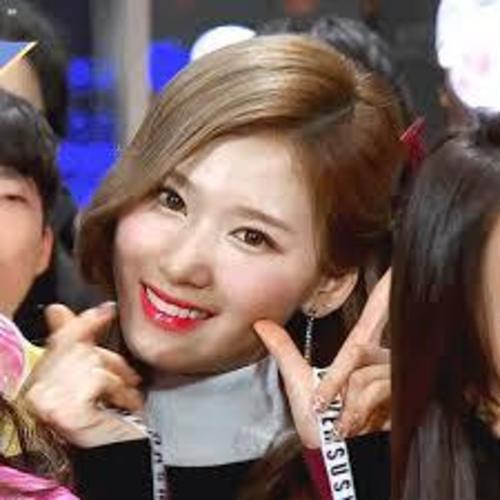
#> input picture images/sana.jpg, 500 x 500 px, found by its file name
$ python Thresholding.py
#> lines starting #> are read from the running program, lines starting #| are printed output that depends on the picture; after the words box and inside, x2 and y2 are one past the last pixel; in counts of white or black regions, pixels touching at a corner belong together
import numpy as np
import cv2

#문턱값(Thresholding Value) = 이 값을 기준으로 상황이 급격하게 변한다는 것을 의미

img = cv2.imread('openCV/images/sana.jpg', cv2.IMREAD_GRAYSCALE)
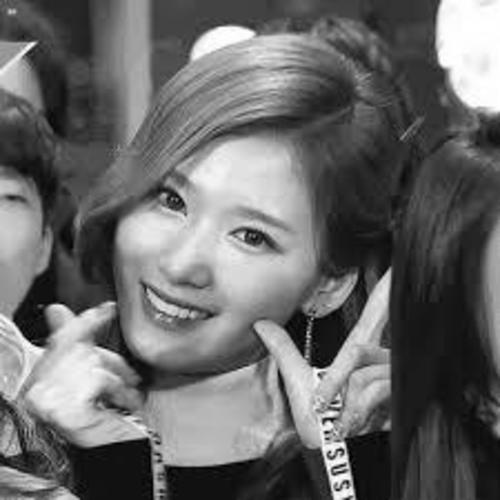
#> img: shape (500, 500); min 0, max 255, mean 104.8
#cv2.threshold(Grayscale 이미지, threshold_value 픽셀 문턱값,
#value 픽셀 문턱값보다 클때 적용되는 최대값 또는 적용되는 플래그에 따라 픽셀 문턱값보다 작을 때 사용되는 최대값)
#,flag 문턱값 적용 방법 또는 스타일)
ret, thr1 = cv2.threshold(img, 127, 255, cv2.THRESH_BINARY)
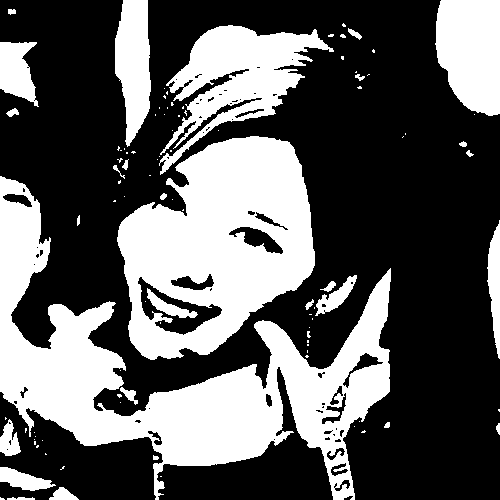
#> thr1: shape (500, 500); 36.9% white; 98 white regions (69 under 20 px), largest, box (x1, y1, x2, y2) and area: (0, 176, 391, 500) 38105, (117, 136, 315, 360) 27535, (159, 25, 334, 175) 9934
#픽셀값이 threshold_value보다 크면 value, 작으면 0
ret, thr2 = cv2.threshold(img, 127, 255, cv2.THRESH_BINARY_INV)
#픽셀값이 threshold_value보다 크면 0, 작으면 value
ret, thr3 = cv2.threshold(img, 127, 255, cv2.THRESH_TRUNC)
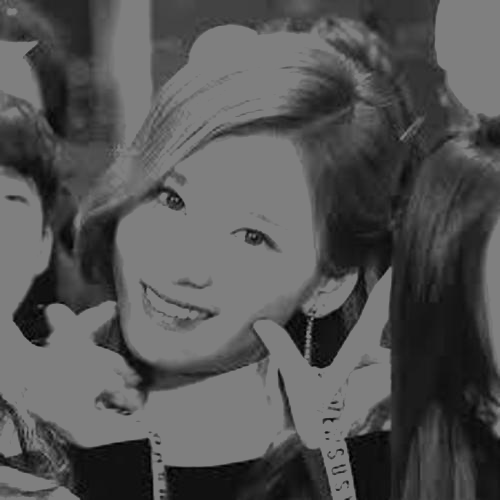
#> thr3: shape (500, 500); min 0, max 127, mean 84.1
#픽셀값이 threshold_value보다 크면 threshold_value, 작으면 픽셀값 그대로
ret, thr4 = cv2.threshold(img, 127, 255, cv2.THRESH_TOZERO)
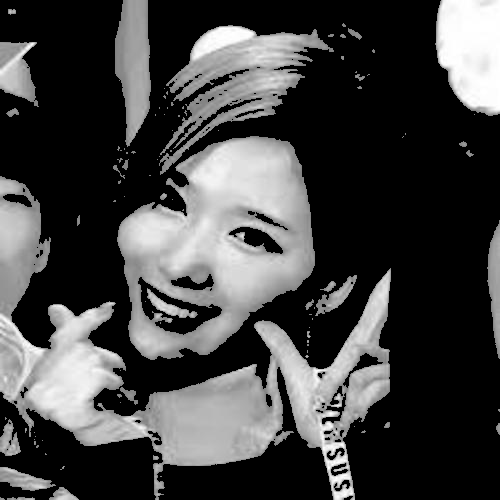
#> thr4: shape (500, 500); min 0, max 255, mean 67.5
#픽셀값이 threshold_value보다 크면 픽셀값 그대로, 작으면 0
ret, thr5 = cv2.threshold(img, 127, 255, cv2.THRESH_TOZERO_INV)
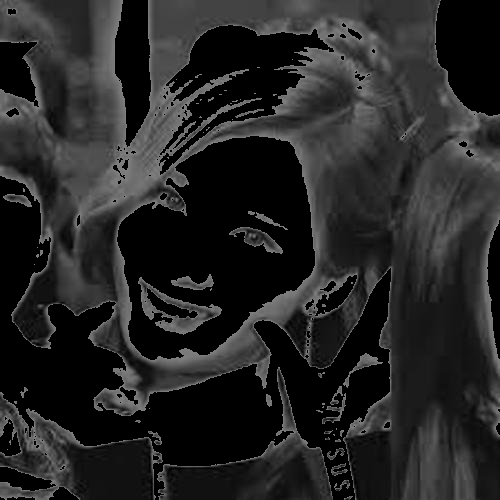
#> thr5: shape (500, 500); min 0, max 127, mean 37.3
#픽셀값이 threshold_value보다 크면 0, 작으면 픽셀값 그대로

cv2.imshow('original', img)
cv2.imshow('Binary', thr1)
cv2.imshow('Binary_INV', thr2)
cv2.imshow('Trunc', thr3)
cv2.imshow('TOZERO', thr4)
cv2.imshow('TOZERO_INV', thr5)

cv2.waitKey(0)
cv2.destroyAllWindows()
